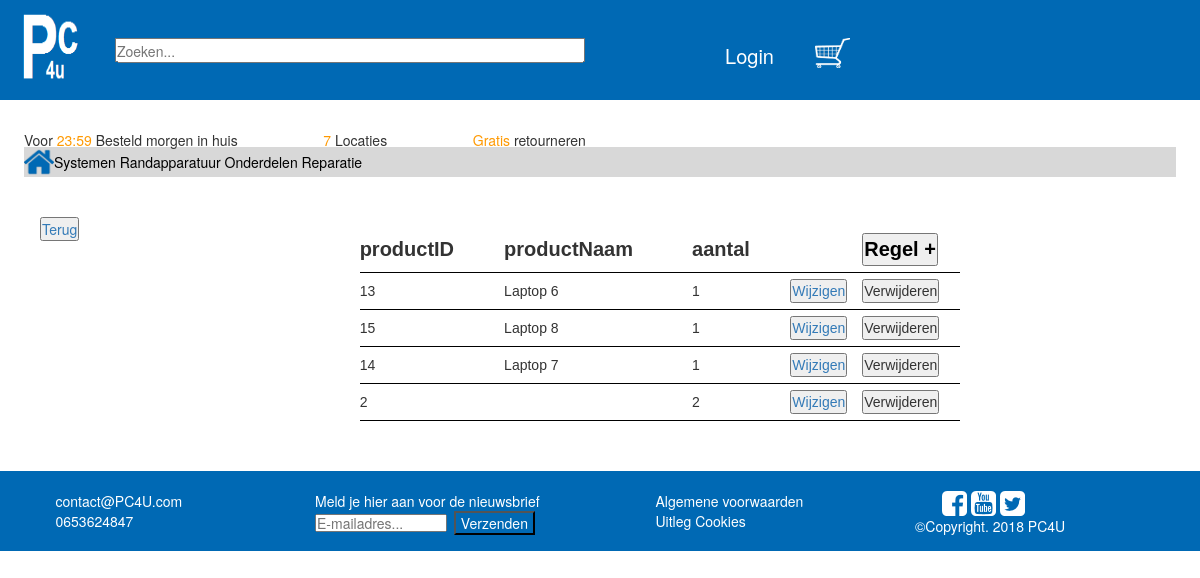
The page /regelBeheer.php?id=31 on the database its author committed.
### tables this page shows
CREATE TABLE `factuurregels` (
  `ID` int(10) NOT NULL,
  `productID` int(10) NOT NULL,
  `aantal` int(10) NOT NULL,
  `factuurID` int(10) NOT NULL
);

CREATE TABLE `product` (
  `ID` int(10) NOT NULL,
  `Naam` varchar(40) NOT NULL,
  `Beschrijving` varchar(2000) NOT NULL,
  `eig1` varchar(36) NOT NULL,
  `eig2` varchar(36) NOT NULL,
  `eig3` varchar(36) NOT NULL,
  `eig4` varchar(36) NOT NULL,
  `Voorraad` int(10) NOT NULL,
  `Categorie` varchar(60) NOT NULL,
  `Prijs` int(10) NOT NULL,
  `Korting` int(11) NOT NULL,
  `imglocation` varchar(100) NOT NULL
);

### regelBeheer.php (the view, shortened to what this page needs)
<?php
$conn = mysqli_connect("localhost", "root", "");
if(isset($_GET['id'])) {
    $id = $_GET['id'];
}
if(isset($_GET['id'])) {
    $factuurID = $_GET['id'];
    $query = mysqli_query($conn, "SELECT * FROM factuurregels WHERE factuurID = $factuurID ");
}
?>
<!DOCTYPE html>
<html lang="en">
<head>
    <link rel="stylesheet" href="style/productBeheer.css">
</head>
<body>
<?php include_once("header/header.php") ?>
<a href="bestellingBeheer.php"><button style="float: left; margin: 40px;">Terug</button></a>
<div id="categorieBeheer">
    <table width="100%" style="margin: 0px auto;">
        <tr id="tableHeader">
            <td style="padding-right: 20px;">productID</td>
            <td style="padding-right: 20px;">productNaam</td>
            <td style="padding-right: 20px;">aantal</td>
            <td></td>
            <td><a href="singleRegel.php?factuurID=<?php echo $_GET['id'] ?>" style="color:black;"><button action="editPage.php">Regel +</button></a></td>
        </tr>
        <?php
        while($row = mysqli_fetch_assoc($query))
        {
            ?>
            <form method="POST" action="singleRegel.php?id=<?php echo $row['ID']; ?>" >
                <tr>
                    <td><?php echo $row['productID'] ?></td>
                    <td><?php
                        $qquery = mysqli_query($conn, "SELECT Naam FROM product WHERE ID = " . $row['productID'] . " " );
                        $rrow = mysqli_fetch_assoc($qquery);
                        echo $rrow['Naam'] ?></td>
                    <td><?php echo $row['aantal'] ?></td>
                    <td><a href="#"> <input type="submit" name="submit" value="Wijzigen"></a></td>
            </form>
            <form method="POST" action="regelBeheer.php?id=<?php echo $id; ?>&deleteid=<?php echo $row['ID']; ?>">
                <td><input type="submit" name="delete" value="Verwijderen" ></td>
            </form>
            <?php
        }
        ?>
    </table>
</div>
</body>
</html>

### style/productBeheer.css (style rules this page uses)
* { margin: 0; padding: 0; box-sizing: border-box; }
#categorieBeheer { max-width: 1700px; margin: 0px auto; margin-bottom: 50px; margin-top: 50px; }
table { max-width: 600px; }
table tr>td:nth-child(1) { width: auto; }
#tableHeader { font-size: 20px; font-weight: bold; }
a { text-decoration: none; }
table td { font-family: sans-serif; border-bottom: solid black 1px; }
table td { padding: 6px 0; }
input { font-family: sans-serif; font-size: 16px; }
body { margin:0; font-family: sans-serif; padding: 0; }

### style/header.css (style rules this page uses)
body { margin:0; font-family: sans-serif; padding: 0; }

### style/Footer.css (style rules this page uses)
#footer { width: 100%; height: 80px; background-color: rgba(0, 105, 180, 1); }
.footerText { color: white; font-size: 14px; }
#verzendKnop { background-color: rgba(0, 105, 180, 1); width: 30%; }
#emailForm { color:black; width:49%; height: 18px; margin-top: 3px; margin-right: 1%; }
.socialMedia { margin-left: 10%; }

### rows shown on the page
factuurregels: productID "13", productID.Naam "Laptop 6", aantal "1"
factuurregels: productID "15", productID.Naam "Laptop 8", aantal "1"
factuurregels: productID "14", productID.Naam "Laptop 7", aantal "1"
factuurregels: productID "2", aantal "2"
